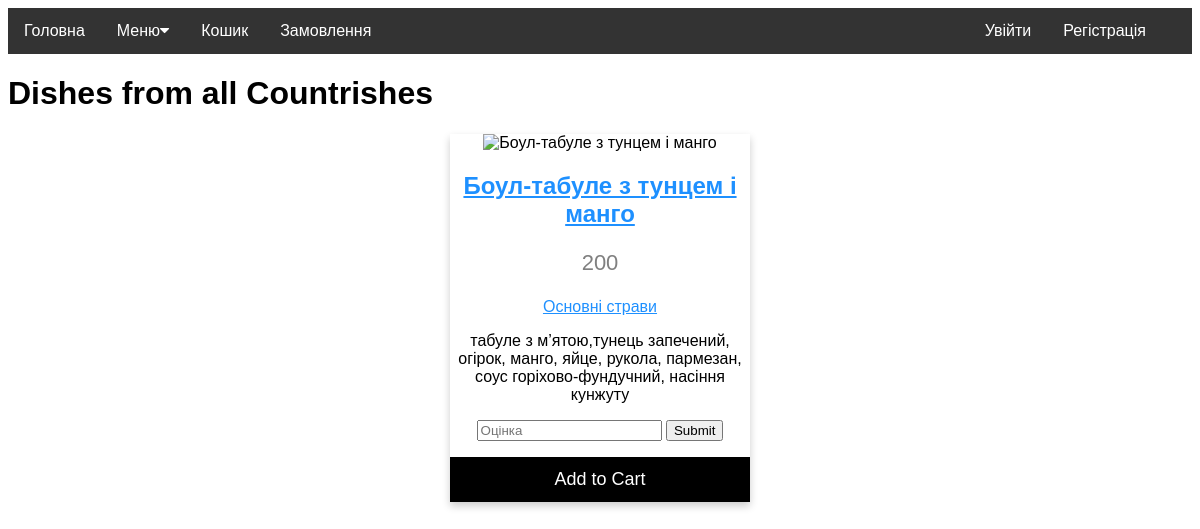
The app's page /menu/osnovni_stravy/1 with its own data.
### models.py (models this page shows, shortened)
class Dish(Base):
    __tablename__ = 'Dishes'
    id = Column(Integer, primary_key=True)
    dish_name = Column(String(120))
    price = Column(Integer)
    description = Column(String(120))
    available = Column(Integer)
    category = Column(Integer, ForeignKey('Categories.id'))
    photo = Column(String(120))
    ccal = Column(Integer)
    protein = Column(Integer)
    fat = Column(Integer)
    carbs = Column(Integer)
    average_rate = Column(Integer)
    category_info = relationship('Category', back_populates='dishes')
    for_ordered_dishes = relationship('Ordered_dish', back_populates='dish_info')

class Category(Base):
    __tablename__ = 'Categories'
    id = Column(Integer, primary_key=True)
    name = Column(String(120))
    slug = Column(String(120))
    dishes = relationship("Dish", back_populates="category_info")

### app.py (the view)
@app.route('/menu/<category_name>/<dish_id>', methods=['GET'])
def get_dish_from_category(category_name, dish_id):
    dish = database.db_session.query(models.Dish).where(models.Dish.id == dish_id).join(models.Category,
                                                                                        models.Category.id == models.Dish.category).one()
    return render_template('dish.html', dish=dish, user=session)

### templates/dish.html
{% extends 'base.html' %}
{% block content %}
    <div class="card">
        <img src="{{ dish.Image }}" alt="{{ dish.dish_name }}" style="width:100%">
        <a href="{{ url_for("get_dish_from_category", category_name=dish.category_info.slug, dish_id=dish.id) }}">
            <h1>{{ dish.dish_name }}</h1></a>
        <p class="price">{{ dish.price }}</p>
        <a href="{{ url_for("get_category", category_name=dish.category_info.slug) }}">
            <p>{{ dish.category_info.name }}</p></a>
        <p>{{ dish.description }}</p>
        <form method='POST' action="{{ url_for('dish_review', category_name=dish.category_info.slug, dish_id=dish.id) }}">
            <input type="number" name="rate" placeholder="Оцінка" required>
            <input type="submit">
        </form>
        <p>
            <button>Add to Cart</button>
        </p>
    </div>
{% endblock %}

### static/styles.css (style rules this page uses)
* { box-sizing: border-box }
a { color: dodgerblue; }
* { box-sizing: border-box; }
.card { box-shadow: 0 4px 8px 0 rgba(0, 0, 0, 0.2); max-width: 300px; margin: auto; text-align: center; font-family: arial; }
.price { color: grey; font-size: 22px; }
.card button { border: none; outline: 0; padding: 12px; color: white; background-color: #000; text-align: center; cursor: pointer; width: 100%; font-size: 18px; }

### records on screen
Dish: dish_name "Боул-табуле з тунцем і манго", price "200", description "табуле з м’ятою,тунець запечений, огірок, манго, яйце, рукола, пармезан, соус горіхово-фундучний, насіння кунжуту"
Category: category_info.name "Основні страви"
